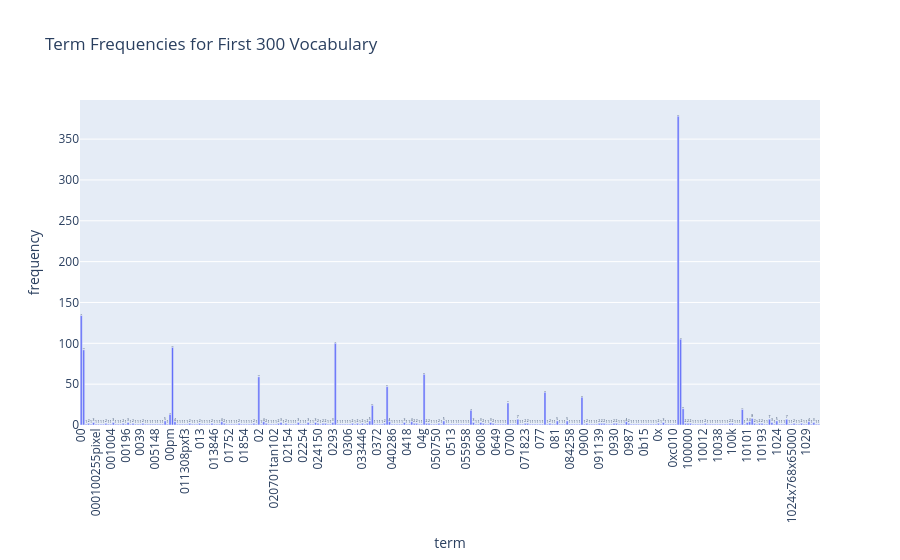

Write notebook code for a chart like this one.
### Code cell
import plotly.express as px
import pandas as pd
import numpy as np

# 計算每個詞的總頻率
term_frequencies = np.asarray(X_counts.sum(axis=0))[0]  # 每個詞的總頻率
terms = count_vect.get_feature_names_out()              # 原始詞彙表順序

# 只取前 300 個詞
n_terms = 300
df_300 = pd.DataFrame({'term': terms[:n_terms], 'frequency': term_frequencies[:n_terms]})

# 畫互動式長條圖
fig = px.bar(df_300,
             x='term',
             y='frequency',
             title=f'Term Frequencies for First {n_terms} Vocabulary',
             text='frequency')  # 在長條上顯示數值

# 調整 x 軸文字旋轉，避免擠在一起
fig.update_layout(xaxis_tickangle=-90)  

fig.show()

### Figure 1 — Plotly figure (JSON) as saved in the notebook; plotly's stock layout.template omitted (floating-point values rounded to 4 significant figures; data arrays with more than 128 entries replaced by an {"elided": "..."} marker saying what was removed)
{"data": [{"hovertemplate": "term=%{x}<br>frequency=%{text}<extra></extra>", "legendgroup": "", "marker": {"color": "#636efa", "pattern": {"shape": ""}}, "name": "", "orientation": "v", "showlegend": false, "text": {"elided": "300 float values"}, "textposition": "auto", "type": "bar", "x": {"elided": "300 str values"}, "xaxis": "x", "y": {"elided": "300 int values"}, "yaxis": "y"}], "layout": {"barmode": "relative", "legend": {"tracegroupgap": 0}, "title": {"text": "Term Frequencies for First 300 Vocabulary"}, "xaxis": {"anchor": "y", "domain": [0, 1], "tickangle": -90, "title": {"text": "term"}}, "yaxis": {"anchor": "x", "domain": [0, 1], "title": {"text": "frequency"}}}}
